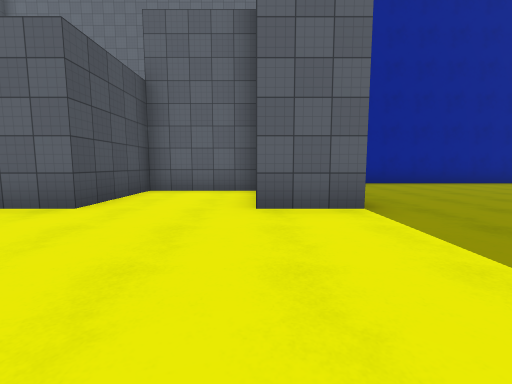
view 1 (above)

16 first-person views from a walk through a 3-D level made in the Unity game engine. The camera is 1.2 m above the floor, tilts 6° down and sees 90° across. The floor is counted in squares, 2 m on a side. Each view is taken from the middle of a square. On the plan, view 1 faces up. The plan holds only what a view shows up to about 9 squares ahead; the rest is blank. The place goes on beyond the plan. The player character is not drawn. Surface patterns are stand-ins for the level's own textures.

view 2
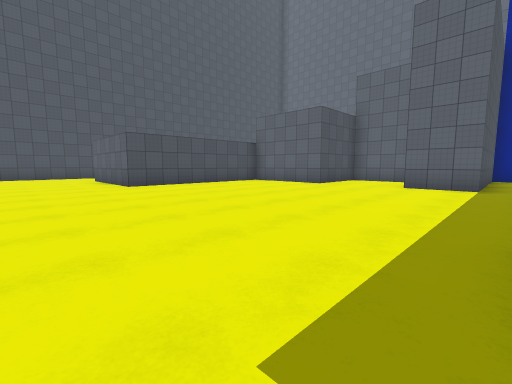

view 3
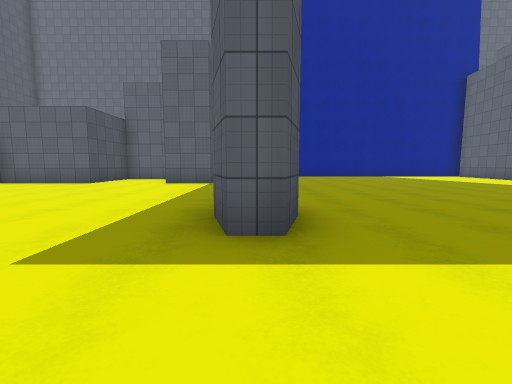

view 4
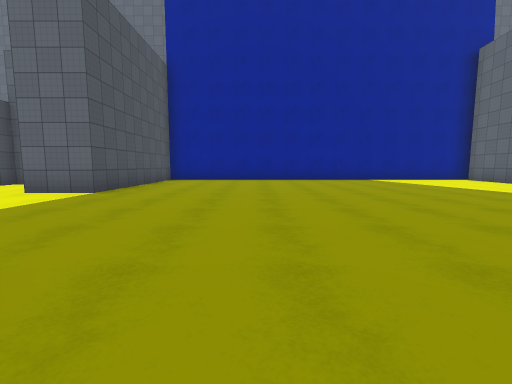

view 5
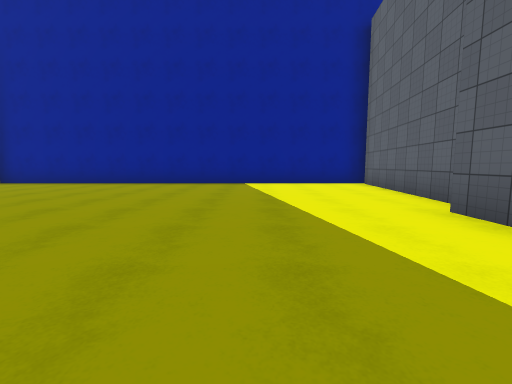

view 6
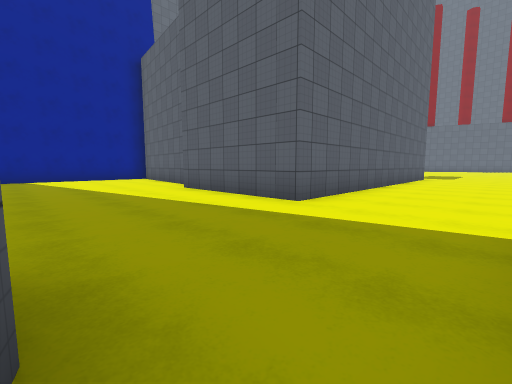

view 7
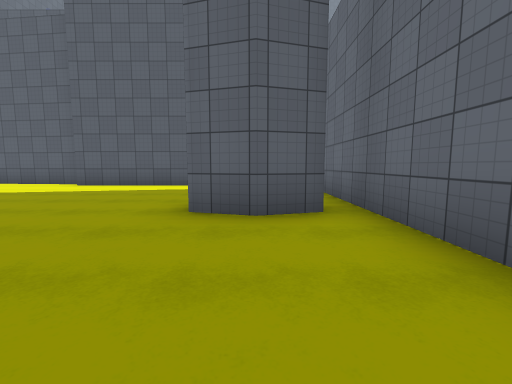

view 8
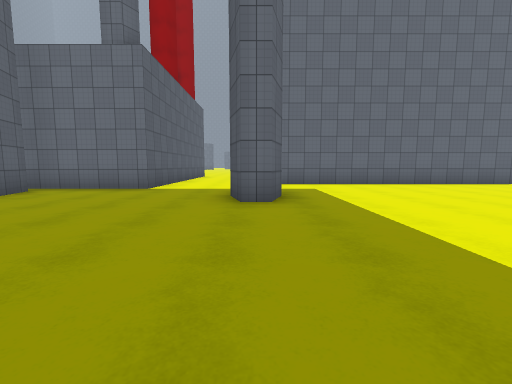

view 9
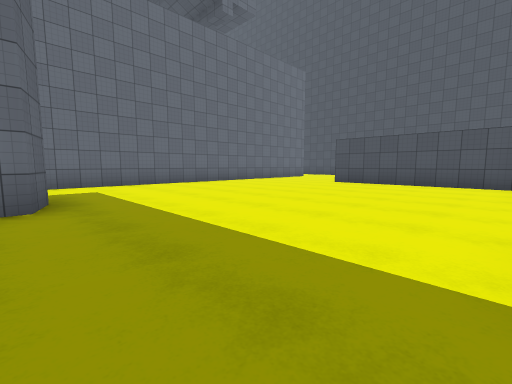

view 10
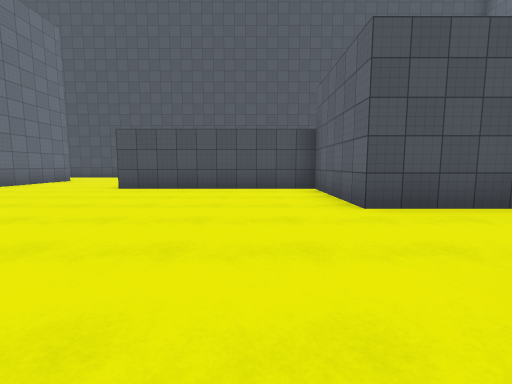

view 11
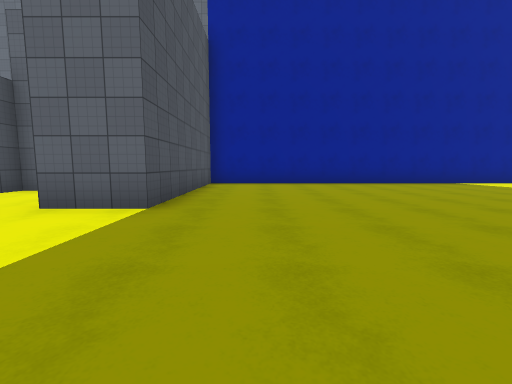

view 12
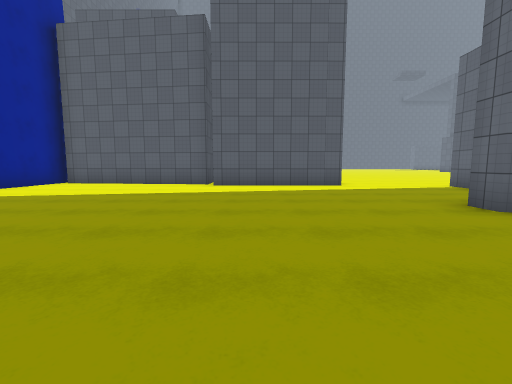

view 13
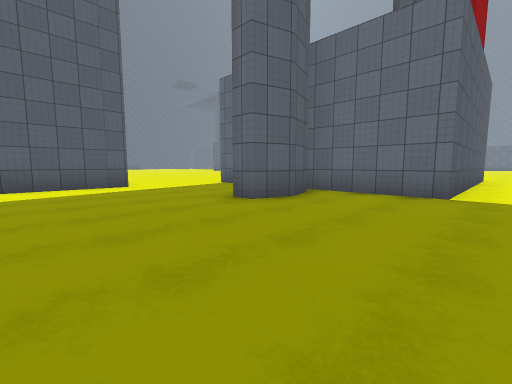

view 14
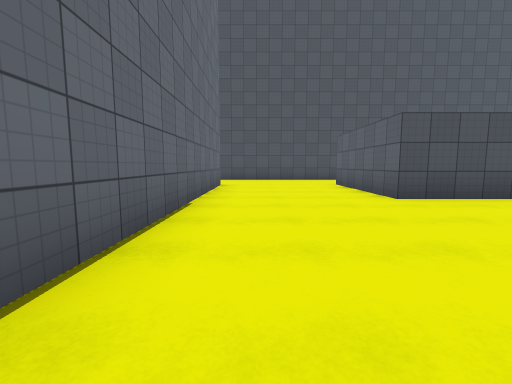

view 15
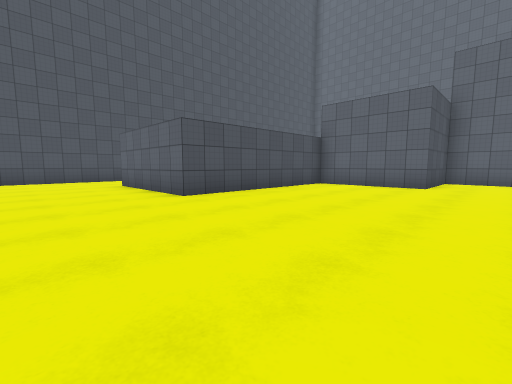

view 16
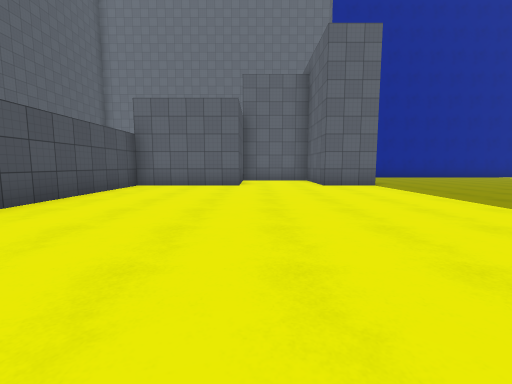

### Floor plan
Points are (right, up) in squares from view 1. A wall is a line through its corners. A room is listed if a view was taken in it or the views show most of it. See-through windows are left out.
Room 1 (views 1, 2, 4, 5, 6, 7, 8, 9, 10, 11, 12, 13, 14, 15, 16)
walls: (3.2, -1.1) (3.5, -2) (3.3, -2.9) (2.8, -2.9) (2.5, -2) (2.7, -1.1) (3.2, -1.1); (0, 6) (-2.5, 6) (-2.5, 3.5) (-5.5, 3.5) (-5.5, -1.5) (-9, -1.5); (5.7, -3.5) (12.2, -3.5); (8.3, -2.9) (8, -2) (8.2, -1.1) (8.8, -1.1); (12.5, -0.5) (12.5, 3.4); (13, 3.5) (13.5, 8.3); (13.9, 8.5) (1.5, 8.5) (1.5, 3.5) (0, 3.5) (0, 5.1); (-8.8, -5.1) (2.2, -5.1)
ways out: opening at (-9, -3) to room 2; opening at (4, -4.3) to room 2; opening at (12.3, -2) to room 2
Room 2 (view 3)
walls: (19.3, -0.5) (12.5, -0.5); (5.7, -10) (5.7, -3.5); (-11.5, -1.6) (-11.5, -4)
ways out: opening at (-9, -3) to room 1; opening at (4, -4.3) to room 1; opening at (12.3, -2) to room 1

Positions as (right, up) in squares from view 1, and headings:
1: (0, 0), facing up
2: (2, -4), facing up-left
3: (3, -5), facing up
4: (5, -2), facing up
5: (10, 0), facing up
6: (9, -3), facing up-right
7: (5, -2), facing right
8: (3, 3), facing down
9: (3, 3), facing down-left
10: (1, 2), facing left
11: (3, 0), facing up
12: (5, 2), facing right
13: (5, 2), facing down-right
14: (-1, -4), facing left
15: (-1, -4), facing up-left
16: (-2, -4), facing up
